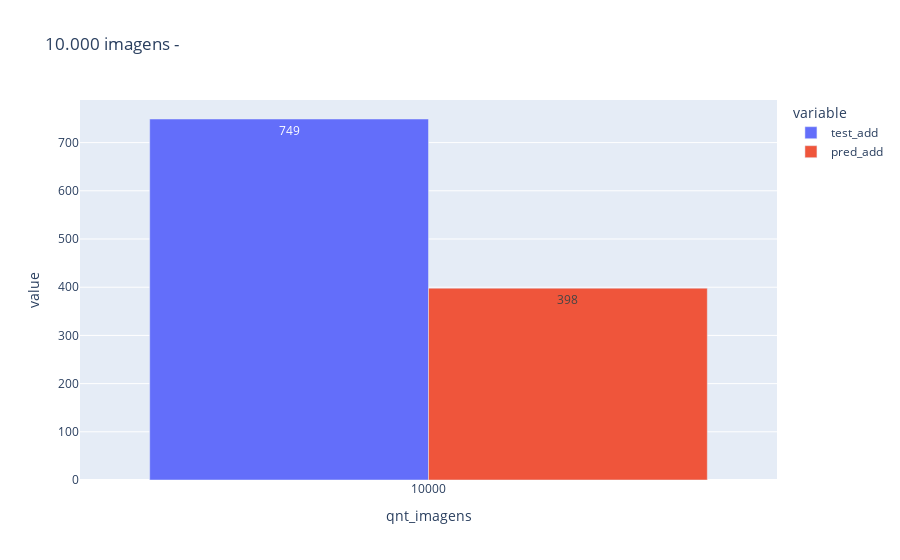

Notebook code cell kept with this figure:
### Code cell
fig = px.bar(opr4_10k,x="qnt_imagens", y=["test_add","pred_add"],barmode='group',text_auto=True,title="10.000 imagens")
fig.update_xaxes(type='category')
fig.show()

### Figure 1 — Plotly figure (JSON) as saved in the notebook; plotly's stock layout.template omitted (floating-point values rounded to 4 significant figures)
{"data": [{"alignmentgroup": "True", "hovertemplate": "variable=test_add<br>qnt_imagens=%{x}<br>value=%{y}<extra></extra>", "legendgroup": "test_add", "marker": {"color": "#636efa", "pattern": {"shape": ""}}, "name": "test_add", "offsetgroup": "test_add", "orientation": "v", "showlegend": true, "textposition": "auto", "texttemplate": "%{y}", "type": "bar", "x": [10000], "xaxis": "x", "y": [749], "yaxis": "y"}, {"alignmentgroup": "True", "hovertemplate": "variable=pred_add<br>qnt_imagens=%{x}<br>value=%{y}<extra></extra>", "legendgroup": "pred_add", "marker": {"color": "#EF553B", "pattern": {"shape": ""}}, "name": "pred_add", "offsetgroup": "pred_add", "orientation": "v", "showlegend": true, "textposition": "auto", "texttemplate": "%{y}", "type": "bar", "x": [10000], "xaxis": "x", "y": [398], "yaxis": "y"}], "layout": {"barmode": "group", "legend": {"title": {"text": "variable"}, "tracegroupgap": 0}, "title": {"text": "10.000 imagens - "}, "xaxis": {"anchor": "y", "domain": [0, 1], "title": {"text": "qnt_imagens"}, "type": "category"}, "yaxis": {"anchor": "x", "domain": [0, 1], "title": {"text": "value"}}}}
